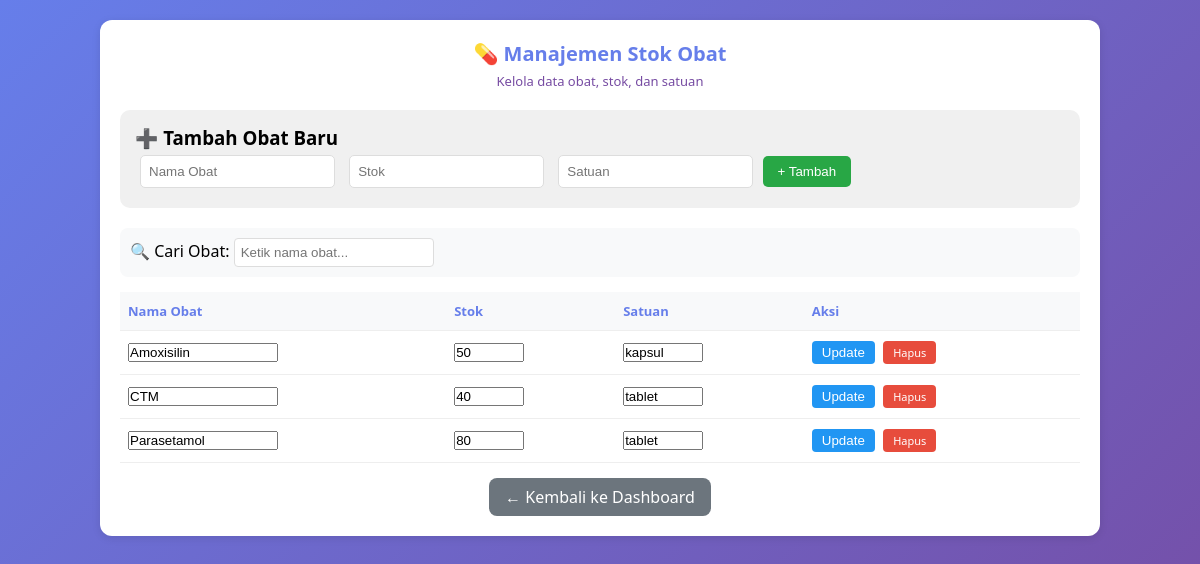
The app's page /obat (signed in) with its own data.
### tables this page shows
CREATE TABLE obat (id INTEGER PRIMARY KEY AUTOINCREMENT, nama TEXT UNIQUE, stok INTEGER, satuan TEXT);

### app.py (the view)
@app.route('/obat')
@login_required
def obat():
    conn = get_db()
    obat_list = conn.execute("SELECT * FROM obat ORDER BY nama").fetchall()
    conn.close()
    return render_template('obat.html', obat_list=obat_list)

### app.py (called while the page is built)
def get_db():
    conn = sqlite3.connect('klinik.db')
    conn.row_factory = sqlite3.Row
    return conn

def login_required(f):
    @wraps(f)
    def decorated(*args, **kwargs):
        if 'logged_in' not in session:
            return redirect(url_for('login'))
        return f(*args, **kwargs)
    return decorated

### templates/obat.html (shortened to what this page needs)
<!DOCTYPE html>
<html>
<head>
</head>
<body>
<div class="container">
    <div class="card">
        <h2>💊 Manajemen Stok Obat</h2>
        <div class="subtitle">Kelola data obat, stok, dan satuan</div>
        <div class="form-tambah">
            <h3>➕ Tambah Obat Baru</h3>
            <form method="POST" action="/obat/tambah">
                <input type="text" name="nama" placeholder="Nama Obat" required>
                <input type="number" name="stok" placeholder="Stok" required>
                <input type="text" name="satuan" placeholder="Satuan" required>
                <button type="submit">+ Tambah</button>
            </form>
        </div>
        <div class="search-box">
            <span>🔍 Cari Obat: </span>
            <input type="text" id="searchInput" onkeyup="searchTable()" placeholder="Ketik nama obat...">
        </div>
        <div style="overflow-x: auto;">
            <table id="obatTable">
                <thead>
                    <tr><th>Nama Obat</th><th>Stok</th><th>Satuan</th><th>Aksi</th></tr>
                </thead>
                <tbody>
                    {% for o in obat_list %}
                    <tr id="row-{{ o.id }}">
                        <form method="POST" action="/obat/edit/{{ o.id }}" style="display:inline">
                            <td><input type="text" name="nama" value="{{ o.nama }}" style="width:150px" required></td>
                            <td><input type="number" name="stok" value="{{ o.stok }}" style="width:70px" required></td>
                            <td><input type="text" name="satuan" value="{{ o.satuan }}" style="width:80px" required></td>
                            <td><button type="submit" class="btn-update">Update</button></form>
                            <a href="/obat/hapus/{{ o.id }}" class="btn-delete" onclick="return confirm('Hapus {{ o.nama }}?')">Hapus</a>
                    </tr>
                    {% endfor %}
                </tbody>
            </table>
        </div>
        <div style="text-align: center;">
            <a href="/dashboard" class="btn-back">← Kembali ke Dashboard</a>
        </div>
    </div>
</div>
</body>
</html>

### templates/obat.html (style rules this page uses)
* { margin: 0; padding: 0; box-sizing: border-box; }
body { font-family: "Segoe UI", Tahoma, Geneva, Verdana, sans-serif; background: linear-gradient(135deg, #667eea 0%, #764ba2 100%); padding: 20px; min-height: 100vh; }
.container { max-width: 1000px; margin: 0 auto; }
.card { background: white; border-radius: 12px; padding: 20px; margin-bottom: 20px; box-shadow: 0 2px 8px rgba(0,0,0,0.1); }
h2 { color: #667eea; margin-bottom: 5px; text-align: center; font-size: 20px; }
.subtitle { text-align: center; color: #764ba2; margin-bottom: 20px; font-size: 13px; }
.form-tambah { background: #f0f0f0; padding: 15px; border-radius: 10px; margin-bottom: 20px; }
.form-tambah input { padding: 8px; margin: 5px; border: 1px solid #ddd; border-radius: 5px; }
.form-tambah button { padding: 8px 15px; background: #28a745; color: white; border: none; border-radius: 5px; cursor: pointer; }
table { width: 100%; border-collapse: collapse; font-size: 13px; }
th, td { padding: 10px 8px; text-align: left; border-bottom: 1px solid #eee; }
th { background: #f8f9fa; color: #667eea; }
.btn-update { background: #2196f3; color: white; border: none; padding: 4px 10px; border-radius: 4px; cursor: pointer; }
.btn-delete { background: #e74c3c; color: white; padding: 4px 10px; border-radius: 4px; text-decoration: none; font-size: 11px; display: inline-block; margin-left: 5px; }
.btn-back { display: inline-block; margin-top: 15px; padding: 8px 16px; background: #6c757d; color: white; text-decoration: none; border-radius: 8px; }
.search-box { padding: 10px; margin-bottom: 15px; background: #f8f9fa; border-radius: 8px; }
.search-box input { padding: 6px; width: 200px; border: 1px solid #ddd; border-radius: 4px; }

### records on screen
obat: nama "Amoxisilin", stok "50", satuan "kapsul"
obat: nama "CTM", stok "40", satuan "tablet"
obat: nama "Parasetamol", stok "80", satuan "tablet"
